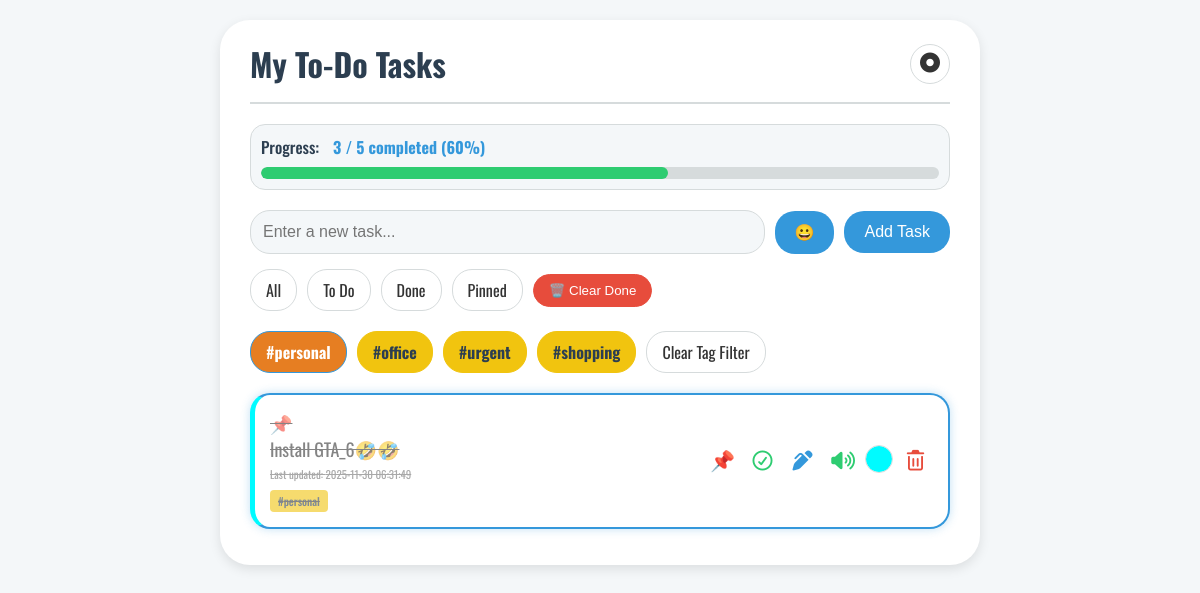
Screenshot of /?filter=all&tag=personal with the database file from the repository.
### tables this page shows
CREATE TABLE tasks (
                id INTEGER PRIMARY KEY AUTOINCREMENT,
                task TEXT NOT NULL,
                completed BOOLEAN NOT NULL DEFAULT 0,
                pinned BOOLEAN NOT NULL DEFAULT 0,
                color TEXT DEFAULT '#ffffff',
                created_at TIMESTAMP NOT NULL DEFAULT CURRENT_TIMESTAMP,
                updated_at TIMESTAMP NOT NULL DEFAULT CURRENT_TIMESTAMP,
                due_date TEXT,
                position INTEGER
            );

CREATE TABLE tags (
                id INTEGER PRIMARY KEY AUTOINCREMENT,
                name TEXT NOT NULL UNIQUE
            );

### app.py (the view, shortened to what this page needs)
@app.route('/', methods=['GET', 'POST'])
def index():
    tag_filter = request.args.get('tag')
    current_filter = request.args.get('filter', 'all')
    tasks = db.get_tasks(filter_by=current_filter, tag_filter=tag_filter)
    all_tags = db.get_all_unique_tags()
    progress_data = db.get_completion_stats()
    total_tasks = progress_data['total_tasks']
    completed_tasks = progress_data['completed_tasks']
    if total_tasks > 0:
        completion_percentage = round((completed_tasks / total_tasks) * 100)
    else:
        completion_percentage = 0
    return render_template('index.html',
        tasks=tasks,
        current_filter=current_filter,
        all_tags=all_tags,
        tag_filter=tag_filter,
        completion_percentage=completion_percentage,
        completed_tasks=completed_tasks,
        total_tasks=total_tasks
    )

### database.py (called while the page is built)
def get_tags_for_task(task_id):
    with sqlite3.connect(DB_FILE) as conn:
        cursor = conn.cursor()
        cursor.execute("""
            SELECT t.name FROM tags t
            JOIN task_tags tt ON t.id = tt.tag_id
            WHERE tt.task_id = ?
            ORDER BY t.name
        """, (task_id,))
        return [row[0] for row in cursor.fetchall()]

def get_all_unique_tags():
    return FIXED_TAGS

def get_completion_stats():
    with sqlite3.connect(DB_FILE) as conn:
        cursor = conn.cursor()
        cursor.execute("SELECT COUNT(id) FROM tasks")
        total_tasks = cursor.fetchone()[0]
        cursor.execute("SELECT COUNT(id) FROM tasks WHERE completed = 1")
        completed_tasks = cursor.fetchone()[0]
        return {
            'total_tasks': total_tasks,
            'completed_tasks': completed_tasks
        }

### templates/index.html (shortened to what this page needs)
<!DOCTYPE html>
<html lang="en">
<head>
    <link rel="stylesheet" href="{{ url_for('static', filename='style.css') }}">
    <link rel="stylesheet" href="https://cdnjs.cloudflare.com/ajax/libs/font-awesome/7.0.1/css/all.min.css" />
</head>
<body>
    <div class="container">
        <header>
            <h1>My To-Do Tasks</h1>
            <button id="theme-toggle">
                <i class="fa-solid fa-circle-dot"></i>
            </button>
        </header>
        <div class="progress-container">
            <p>
                Progress:
                <span class="progress-details">
                    {{ completed_tasks }} / {{ total_tasks }} completed
                    ({{ completion_percentage }}%)
                </span>
            </p>
            <div class="progress-bar-shell">
                <div class="progress-bar-fill" style="width: {{ completion_percentage }}%";></div>
            </div>
        </div>
        <form action="{{ url_for('index', filter=current_filter, tag=tag_filter) }}" method="POST" class="add-task-form">
            <input type="text" name="task" placeholder="Enter a new task..." required>
            <button type="button" id="emoji-toggle" class="emoji-toggle-btn" title="Open Emoji Picker">😀</button>
            <button type="submit">Add Task</button>
        </form>
        <div class="filter-controls">
            <div class="status-controls">
                <a href="{{ url_for('index', filter='all') }}" class="filter-btn {% if current_filter == 'all' and not tag_filter %}active{% endif %}">All</a>
                <a href="{{ url_for('index', filter='undone') }}" class="filter-btn {% if current_filter == 'undone' and not tag_filter %}active{% endif %}">To Do</a>
                <a href="{{ url_for('index', filter='done') }}" class="filter-btn {% if current_filter == 'done' and not tag_filter %}active{% endif %}">Done</a>
                <a href="{{ url_for('index', filter='pinned') }}" class="filter-btn {% if current_filter == 'pinned' and not tag_filter %}active{% endif %}">Pinned</a>
                <form action="{{ url_for('clear_completed') }}" method="POST" class="action-form">
                    <button type="submit" class="filter-btn delete-btn" onclick="return confirm('Are you sure you want to delete all completed tasks?')" title="Clear Completed">🗑️ Clear Done</button>
                </form>
            </div>
            <div class="tag-filters">
                {% for tag in all_tags %}
                    <a href="{{ url_for('index', filter=current_filter, tag=tag) }}" class="tag-filter-btn filter-btn {% if tag_filter == tag %}active{% endif %}">#{{ tag }}</a>
                {% endfor %}
                {% if tag_filter %}
                    <a href="{{ url_for('index', filter=current_filter) }}" class="filter-btn clear-filter-btn">Clear Tag Filter</a>
                {% endif %}
            </div>
        </div>
        <ul class="task-list" id="task-list">
            {% for task in tasks %}
                <li class="task-item show-details-btn
                    {% if task['completed'] %}completed{% endif %}
                    {% if task['pinned'] %}pinned-highlight no-drag{% endif %}"
                    style="--task-custom-color: {{ task['color'] }};"
                    data-task-id="{{ task['id'] }}">
                    <span class="task-text">
                        {% if task['pinned'] %}<span class="pin-icon">📌</span>{% endif %}
                        {{ task['task'] }}
                        <small class="timestamp">Last updated: {{ task['updated_at'].split('.')[0] }}</small>
                        <div class="task-tags">
                            {% for tag in task['tags'] %}
                                <span class="tag-badge">#{{ tag }}</span>
                            {% endfor %}
                        </div>
                    </span>
                    <div class="task-actions">
                        <form action="{{ url_for('pin', task_id=task['id']) }}" method="POST" class="action-form">
                            <button type="submit" class="icon-btn pin-btn" title="Pin Task">📌</button>
                        </form>
                        <form action="{{ url_for('toggle', task_id=task['id']) }}" method="POST" class="action-form">
                            <button type="submit" class="icon-btn toggle-btn" title="Mark as Done/Undone"><i class="fa-regular fa-circle-check"></i></button>
                        </form>
                        <button class="icon-btn edit-btn" title="Edit Task" data-task-id="{{ task['id'] }}" data-task-text="{{ task['task'] }}"><i class="fa-solid fa-pen-clip"></i></button>
                        <button class="icon-btn tts-btn" title="Read Aloud" data-task-text="{{ task['task'] }}"><i class="fa-solid fa-volume-high"></i></button>
                        <form action="{{ url_for('color', task_id=task['id']) }}" method="POST" class="action-form">
                            <input type="color" name="color" value="{{ task['color'] }}" onchange="this.form.submit()" class="color-picker" title="Change Color">
                        </form>
                        <form action="{{ url_for('delete', task_id=task['id']) }}" method="POST" class="action-form">
                            <button type="submit" class="icon-btn delete-btn" title="Delete Task"><i class="fa-regular fa-trash-can"></i></button>
                        </form>
                    </div>
                </li>
            {% else %}
                <li class="no-tasks">🎉 No tasks found for this filter.</li>
            {% endfor %}
        </ul>
    </div>
</body>
</html>

### rows the page displays
tasks: task "Install GTA_6🤣🤣", updated_at "2025-11-30 06:31:49", color "#00fbff"
tags: name "personal"

### other values shown
{{ completed_tasks }} "3"
{{ total_tasks }} "5"
{{ completion_percentage }} "60"
{{ tag }} "personal" "office" "urgent" "shopping"
